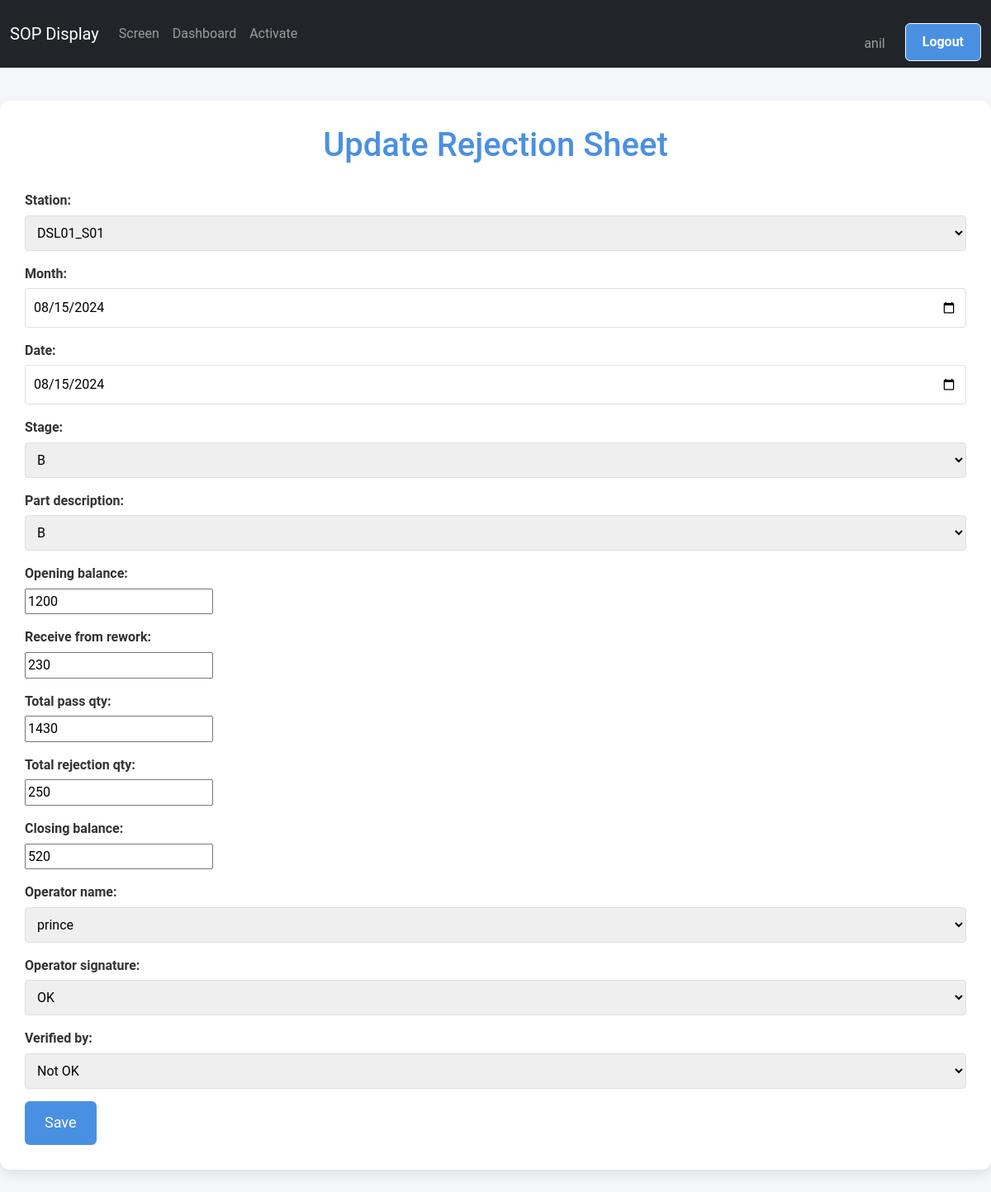
/screen/rejection/update/1/ (signed in), run on the app's committed database.
### screen_app/models.py (models this page shows, shortened)
class RejectionSheet(models.Model):
    STAGE_CHOICES = [
        ('A', 'A'),
        ('B', 'B'),
        ('C','C')
    ]
    TICK_CHOICES = [
        ('✔', 'OK'),
        ('✘', 'Not OK'),
        ('', 'Not Checked')
    ]
    station = models.CharField(max_length=100, choices=STATION_CHOICES, default='DSL01_S01')
    month = models.DateField(default=timezone.now,blank=True)
    date=models.DateField(default=timezone.now,blank=True)
    stage = models.CharField(max_length=7, choices=STAGE_CHOICES)
    part_description = models.CharField(max_length=15,choices=STAGE_CHOICES)
    opening_balance = models.IntegerField(validators=[MinValueValidator(0)])
    receive_from_rework = models.IntegerField(validators=[MinValueValidator(0)])
    total_pass_qty = models.IntegerField(validators=[MinValueValidator(0)])
    total_rejection_qty = models.IntegerField(validators=[MinValueValidator(0)])
    closing_balance = models.IntegerField(validators=[MinValueValidator(0)])
    operator_name = models.ForeignKey(User, on_delete=models.CASCADE, blank=True, null=True)
    operator_signature = models.CharField(max_length=1, choices=TICK_CHOICES, default='✔',blank=True)
    verified_by = models.CharField(max_length=1, choices=TICK_CHOICES, default='✘',blank=True)
    class Meta:
        verbose_name = "Rejection Sheet"
        verbose_name_plural = "Rejection Sheets"
        unique_together = ['month', 'stage', 'part_description']

### screen_app/views.py (the view)
# urls.py: path('rejection/update/<int:pk>/', UpdateRejectionSheetView.as_view(), name='update_rejection_sheet'),
@method_decorator(staff_member_required, name='dispatch')
class UpdateRejectionSheetView(UpdateView):
    model = RejectionSheet
    form_class = RejectionSheetForm
    template_name = 'Rejection_records/update_rejection_sheet.html'
    success_url = reverse_lazy('list_rejection_sheets')

### screen_app/forms.py
class RejectionSheetForm(forms.ModelForm):
    class Meta:
        model = RejectionSheet
        fields = '__all__'
        widgets = {
            'month': forms.DateInput(attrs={'type': 'date'}),
            'date': forms.DateInput(attrs={'type': 'date'}),
        }

### screen_app/templates/Rejection_records/update_rejection_sheet.html (shortened to what this page needs)
{% extends "base.html" %}  {% block content %}
<div class="container">
  <h1>
    {% if form.instance.pk %}Update{% else %}Add{% endif %} Rejection Sheet
  </h1>
  <form method="post">
    {% csrf_token %} {{ form.as_p }}
    <button type="submit">Save</button>
  </form>
</div>
{% endblock content %}

### templates/base.html (shortened to what this page needs)
{% load static %}
<!DOCTYPE html>
<html lang="en">
  <head>
    <link rel="stylesheet" href="{% static 'css/bootstrap.css' %}" />
  </head>
  <body>
    <nav class="navbar navbar-expand-lg navbar-dark bg-dark" id="mainNavbar">
      <div class="container-fluid">
        <a class="navbar-brand" href="/">SOP Display</a>
        <div class="collapse navbar-collapse" id="navbarContent">
          <ul class="navbar-nav me-auto mb-2 mb-lg-0">
            <li class="nav-item">
              <a
                class="nav-link {% if request.resolver_match.url_name == 'display_screen_content' %}active{% endif %}"
                href="{% url 'display_screen_content' %}"
                >Screen</a
              >
            </li>
            {% if user.is_authenticated %}
            <li class="nav-item">
              <a
                class="nav-link {% if request.resolver_match.url_name == 'dashboard' %}active{% endif %}"
                href="{% url 'dashboard' %}"
                >Dashboard</a
              >
            </li>
            {% if user.is_staff %}
            <li class="nav-item">
              <a
                class="nav-link {% if request.resolver_match.url_name == 'activate_product' %}active{% endif %}"
                href="{% url 'activate_product' %}"
                >Activate</a
              >
            </li>
            {% endif %} {% endif %}
          </ul>
          <ul class="navbar-nav ">
            {% if user.is_authenticated %}
            <li class="nav-item mt-4">
              <span class=" nav-link  me-3">{{ user.username }}</span>
            </li>
            <li class="nav-item">
              <form method="post" action="{% url 'logout' %}">
                <button class="btn btn-outline-light" type="submit">
                  Logout
                </button>
              </form>
            </li>
            {% endif %}
          </ul>
        </div>
      </div>
    </nav>
    {% block content %} {% endblock content %}
  </body>
</html>

### templates/base.html (style rules this page uses)
html, body { height: 100%; margin: 0; padding: 0; overflow-x: hidden; }
body { padding-top: 0px; }
.navbar { transition: transform 0.3s ease; }
body { scrollbar-width: none; -ms-overflow-style: none; }
:root { --primary-color: #4a90e2; --secondary-color: #f5f7fa; --text-color: #333; --border-color: #e0e0e0; }
body { font-family: "Roboto", Arial, sans-serif; background-color: var(--secondary-color); color: var(--text-color); line-height: 1.6; margin: 0; padding: 0; }
.container { max-width: 1200px; margin: 40px auto; padding: 30px; background-color: #ffffff; border-radius: 12px; box-shadow: 0 5px 15px rgba(0, 0, 0, 0.1); }
h1 { color: var(--primary-color); font-size: 2.5em; text-align: center; margin-bottom: 30px; }
.btn { display: inline-block; background-color: var(--primary-color); color: white; padding: 10px 20px; text-decoration: none; border-radius: 6px; font-weight: bold; transition: background-color 0.3s ease; }
form { margin-top: 20px; }
form p { margin-bottom: 15px; }
form label { display: block; margin-bottom: 5px; font-weight: bold; }
form input[type="text"], form input[type="date"], form input[type="time"], form select { width: 100%; padding: 10px; border: 1px solid var(--border-color); border-radius: 4px; font-size: 16px; }
form button { background-color: var(--primary-color); color: white; border: none; padding: 12px 24px; font-size: 18px; border-radius: 6px; cursor: pointer; transition: background-color 0.3s ease; }

### data on the page
RejectionSheet: station "DSL01_S01", month "08/15/2024", date "08/15/2024", stage "B", part_description "B", opening_balance "1200", receive_from_rework "230", total_pass_qty "1430", total_rejection_qty "250", closing_balance "520", operator_name "prince", operator_signature "OK", verified_by "Not OK"

### other printed values
{{ user.username }} "anil"
